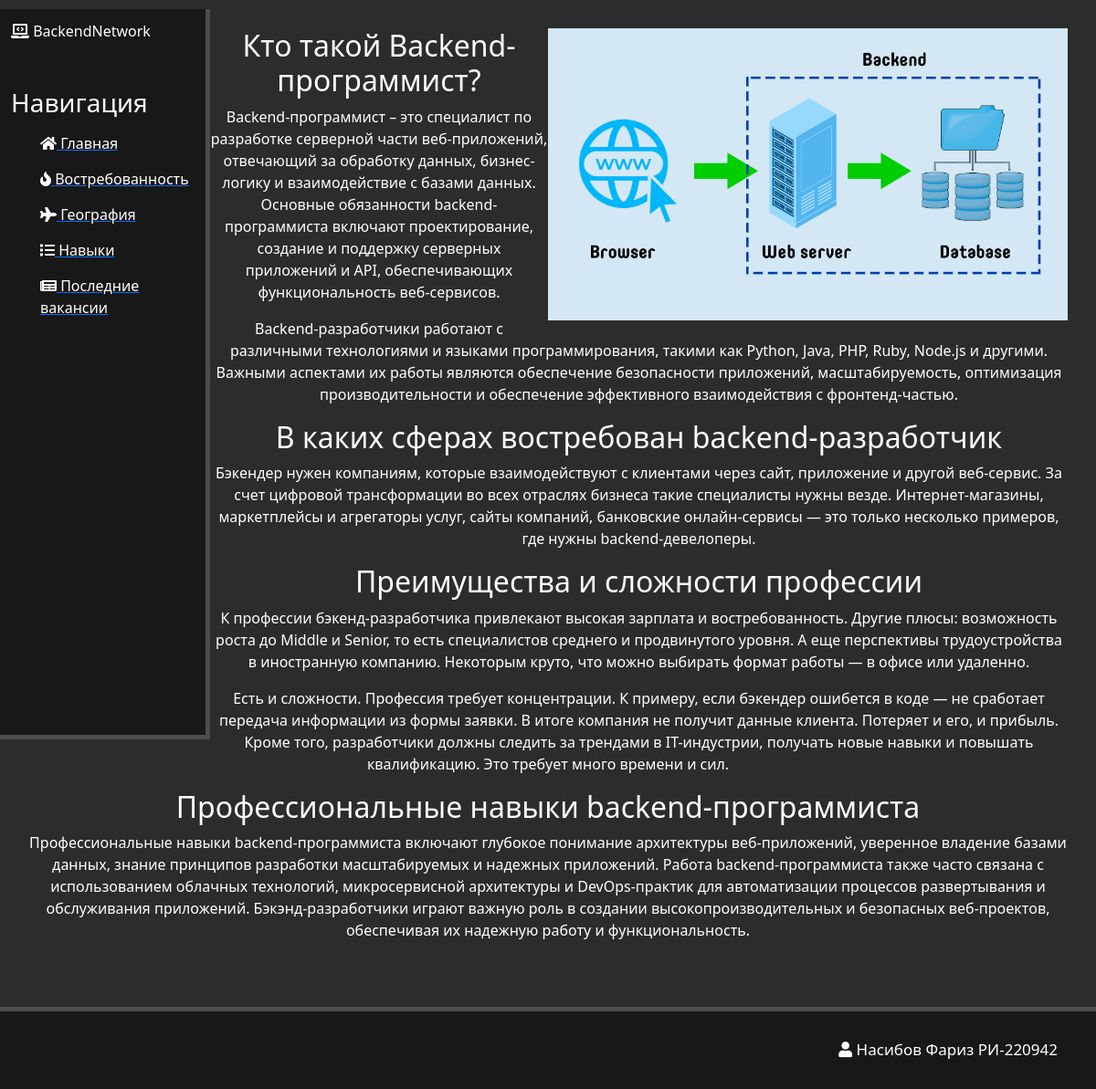
The page / on the database its author committed.
### main/models.py (models this page shows)
class Home(models.Model):
    title = models.CharField('Заголовок', max_length=100, default='homepage')
    text = models.TextField('Текст', default=None)
    image = models.ImageField(
        'img', default=None,
        upload_to='home'
    )

### main/views.py (the view)
# urls.py: path('', views.home, name='home'),
def home(request):
    homepage = Home.objects.all()[0]
    return render(
        request,
        'main/home.html',
        context={
            'homepage': homepage,
        }
    )

### main/templates/main/home.html (shortened to what this page needs)
{% extends 'main/layout.html' %}
{% load static %}
{% block content %}
    <div style="color: #fff; padding: 21px; text-align: center; margin: 10px;">
        <img class="home_img" src="{{ homepage.image.url }}" alt="homepage_img">
        <div class="htext">
            {{ homepage.text|safe }}
        </div>
    </div>
{% endblock %}

### main/templates/main/layout.html (shortened to what this page needs)
{% load static %}
<!DOCTYPE html>
<html lang="ru">
<head>
    <link rel="stylesheet" href="https://cdn.jsdelivr.net/npm/bootstrap@5.3.2/dist/css/bootstrap.min.css">
    <link rel="stylesheet" href="{% static 'main/css/main.css' %}">
    <link rel="stylesheet" href="https://use.fontawesome.com/releases/v5.8.2/css/all.css">
</head>
<body>
    <aside>
        <i class="fas fa-regular fa-laptop-code"></i>
        <span class="logo">BackendNetwork</span>
        <h3>Навигация</h3>
        <ul>
            <a href="{% url 'home' %}"><li><i class="fas fa-home"></i> Главная</li></a>
            <a href="{% url 'info' %}"><li><i class="fas fa-solid fa-fire"></i> Востребованность</li></a>
            <a href="{% url 'geography' %}"><li><i class="fas fa-solid fa-plane"></i> География</li></a>
            <a href="{% url 'skills' %}"><li><i class="fas fa-solid fa-list"></i> Навыки</li></a>
            <a href="{% url 'vacancies' %}"><li><i class="fas fa-solid fa-newspaper"></i> Последние вакансии</li></a>
        </ul>
    </aside>
    <main>
        {% block content %}
        {% endblock %}
    </main>
</body>
<footer>
    <div class="footer">
        <div class="container">
            <p class="name"><i class="fas fa-regular fa-user"></i>  Насибов Фариз РИ-220942</p>
        </div>
    </div>
</footer>
</html>

### static/main/css/main.css (style rules this page uses)
body { background: #2c2c2c; }
aside { float: left; background: #181818; width: 230px; padding: 1%; height: 100vh; color: #fff; border-right: 5px solid #4d4d4d; border-bottom: 5px solid #4d4d4d; }
aside h3 { margin-top: 50px; font-size: 28px; }
aside ul { list-style: none; }
aside ul li { display: block; margin-top: 15px; color: #fff; transition: transform .6s ease; }
.home_img { float: right; padding: -20px 20px; width: 50%; height: 50%; }
.footer { background: #181818; margin: 35px 0 0 0; text-align: right; padding: 30px 0 15px 0; font-size: 17px; line-height: 24px; color: #fff; border-top: 5px solid #4d4d4d; }
h2, h3 { color: #fff; }

### rows shown on the page
Home: image (picture), text "Кто такой Backend-программист? Backend-программист – это специалист по разработке серверной части веб-приложений, отвечающий за обработку данных, бизнес-логику и взаимодействие с базами данных. Основные обязанности backend-программиста включают проектирование, создание и поддержку серверных приложений и API, обеспечивающих функциональность веб-сервисов. Backend-разработчики работают с различными технологиями и языками программирования, такими как Python, Java, PHP, Ruby, Node.js и другими. Важными аспектами их работы являются обеспечение безопасности приложений, масштабируемость, оптимизация производительности и обеспечение эффективного взаимодействия с фронтенд-частью. В каких сферах…"
